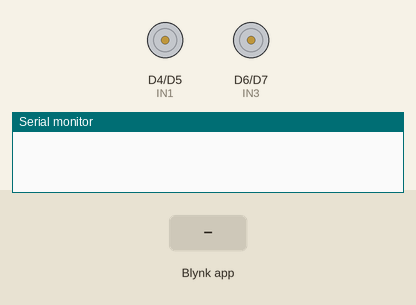
Recording of a sketch running on a simulated ESP8266 (Wemos D1 mini). Parts: motor-driver pin pairs drawn as motors (green arrow = first pin HIGH = forward, orange = second pin HIGH = backward, longer = more drive, scaled by the enable pin), the last lines printed to the serial monitor. Inputs (shaded band) come from the test bench. WiFi joins after 1.5 s; servers stay silent unless stated.

Above: at 3.0 s.
3.1 s: Blynk app writes 1 to V7
At 3.6 s:
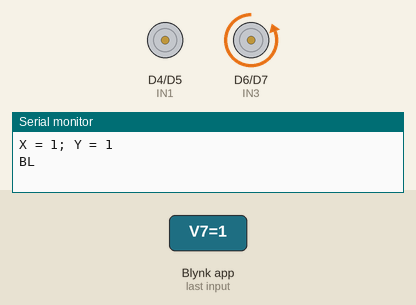
4.6 s: Blynk app writes 0 to V7
At 5.8 s:
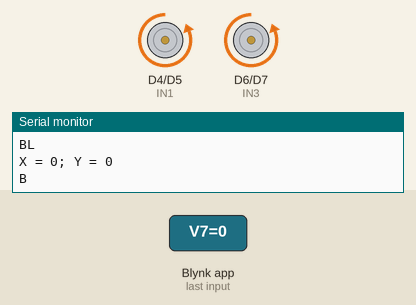
6.1 s: Blynk app writes 200 to V7
At 7.1 s:
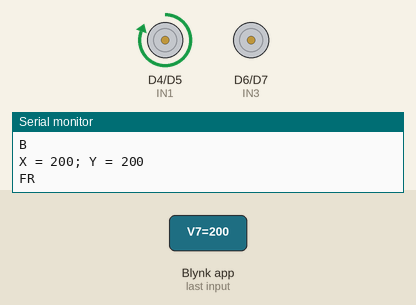
Timing chart, 0 to 9.1 s (numbered marks = the images above; inputs shaded):
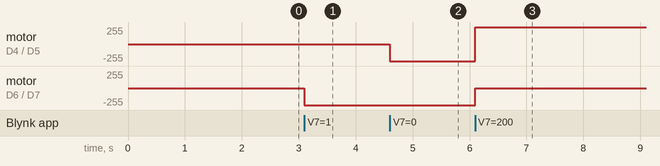

The sketch:

freelab-2wd-l298-blynk2.ino
```cpp
/*************************************************************

Button Widget di App terhubung ke GPIO2 (Pin D4 di Wemos D1 R2)
Slider Widget di App terhubung ke GPIO0 (Pin D3 di Wemos D1 R2)

 *************************************************************/

// Template ID, Device Name and Auth Token are provided by the Blynk.Cloud
// See the Device Info tab, or Template settings
#define BLYNK_TEMPLATE_ID "TMPLYRssD-lq"
#define BLYNK_DEVICE_NAME "Freelab IoT"
#define BLYNK_AUTH_TOKEN "l1-vLYBSVH0cTdUaaxzU3_6NAGz4GUyQ"

// Comment this out to disable prints and save space
#define BLYNK_PRINT Serial

#include <ESP8266WiFi.h>
#include <BlynkSimpleEsp8266.h>

char auth[] = BLYNK_AUTH_TOKEN;

// Your WiFi credentials.
// Set password to "" for open networks.
char ssid[] = "freelab-demo";
char pass[] = "";

int ENA = D3;
int IN1 = D4;
int IN2 = D5;

int ENB = D8;
int IN3 = D6;
int IN4 = D7;

int MAX_PWM_VOLTAGE = 50;

void setup() {
  Serial.begin(9600);
  Blynk.begin(auth, ssid, pass);
  pinMode(ENA, OUTPUT);
  pinMode(IN1, OUTPUT);
  pinMode(IN2, OUTPUT);
  pinMode(ENB, OUTPUT);
  pinMode(IN3, OUTPUT);
  pinMode(IN4, OUTPUT);
}

void loop(){
     Blynk.run();
}

void left_forward(){
    digitalWrite(ENA, HIGH);
    digitalWrite(IN1, HIGH);
    digitalWrite(IN2, LOW);
}

void left_backward(){
    digitalWrite(ENA, HIGH);
    digitalWrite(IN1, LOW);
    digitalWrite(IN2, HIGH);
}

void left_stop(){
    digitalWrite(ENA, LOW);
    digitalWrite(IN1, LOW);
    digitalWrite(IN2, LOW);
}

void right_forward(){
    digitalWrite(ENB, HIGH);
    digitalWrite(IN3, HIGH);
    digitalWrite(IN4, LOW);
}

void right_backward(){
    digitalWrite(ENB, HIGH);
    digitalWrite(IN3, LOW);
    digitalWrite(IN4, HIGH);
}

void right_stop(){
    digitalWrite(ENB, LOW);
    digitalWrite(IN3, LOW);
    digitalWrite(IN4, LOW);
}

// Handling Joystick data
BLYNK_WRITE(V7) {
     int x = param[0].asInt();
     int y = param[1].asInt();

     // Do something with x and y
     Serial.print("X = ");
     Serial.print(x);
     Serial.print("; Y = ");
     Serial.println(y);

     if(x<128 && y<128 && y>0){             //Backward and Left
          Serial.println("BL");
          left_stop();
          right_backward();
     } else if(x>128 && y>128 && y<255){
          Serial.println("FR");
          left_forward();
          right_stop();
     } else if(y==0){        //Backward
          Serial.println("B");
          left_backward();
          right_backward();
     } else if(x==128 && y==128){        //Stay
          Serial.println("S");
          left_stop();
          right_stop();
     } else if(y==255){        //Forward
          Serial.println("F");
          left_forward();
          right_forward();
     } else if(x>128 && y<128 && y>0){        //Backward and Right
          Serial.println("BR");
          left_backward();
          right_stop();
     } else if(x<128 && y>128 && y<255) {
          Serial.println("FL");
          left_stop();
          right_forward();
     }
}

// this function will run the motors across the range of possible speeds
// note that maximum speed is determined by the motor itself and the operating voltage
// the PWM values sent by analogWrite() are fractions of the maximum speed possible by your hardware
void testTwo() {
  // turn on motors
  digitalWrite(IN1, LOW);
  digitalWrite(IN2, HIGH);
  digitalWrite(IN3, LOW);
  digitalWrite(IN4, HIGH);
  // accelerate from zero to maximum speed
  for (int i = 0; i < 256; i++) {
      analogWrite(ENA, i);
      analogWrite(ENB, i);
      delay(50);
  }
  // decelerate from maximum speed to zero
  for (int i = 255; i >= 0; --i) {
        analogWrite(ENA, i);
        analogWrite(ENB, i);
        delay(50);
  }
  // now turn off motors
  digitalWrite(IN1, LOW);
  digitalWrite(IN2, LOW);
  digitalWrite(IN3, LOW);
  digitalWrite(IN4, LOW);
}
```

Measured:
- after the input at 3.1 s, motor on D6 (IN3) / D7 (IN4): stopped → backward 255/255 at once
- after the input at 4.6 s, motor on D4 (IN1) / D5 (IN2): stopped → backward 255/255 at once
- after the input at 6.1 s, motor on D4 (IN1) / D5 (IN2): backward 255/255 → forward 255/255 at once; motor on D6 (IN3) / D7 (IN4): backward 255/255 → stopped at once
